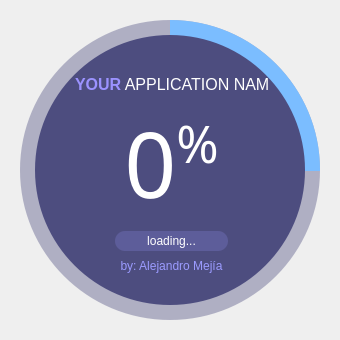
<?xml version="1.0" encoding="UTF-8"?>
<ui version="4.0">
 <class>SplashScreen</class>
 <widget class="QMainWindow" name="SplashScreen">
  <property name="geometry">
   <rect>
    <x>0</x>
    <y>0</y>
    <width>340</width>
    <height>340</height>
   </rect>
  </property>
  <property name="windowTitle">
   <string>MainWindow</string>
  </property>
  <widget class="QWidget" name="centralwidget">
   <widget class="QFrame" name="circularProgressBarBase">
    <property name="geometry">
     <rect>
      <x>10</x>
      <y>10</y>
      <width>320</width>
      <height>320</height>
     </rect>
    </property>
    <property name="frameShape">
     <enum>QFrame::NoFrame</enum>
    </property>
    <property name="frameShadow">
     <enum>QFrame::Raised</enum>
    </property>
    <widget class="QFrame" name="circularProgress">
     <property name="geometry">
      <rect>
       <x>10</x>
       <y>10</y>
       <width>300</width>
       <height>300</height>
      </rect>
     </property>
     <property name="styleSheet">
      <string notr="true">QFrame{
	border-radius:150px;
	background-color: qconicalgradient(cx:0.5, cy:0.5, angle:90, stop:0.749 rgba(255, 0, 127, 0), stop:0.75 rgba(123, 189, 255, 255));
}</string>
     </property>
     <property name="frameShape">
      <enum>QFrame::NoFrame</enum>
     </property>
     <property name="frameShadow">
      <enum>QFrame::Raised</enum>
     </property>
    </widget>
    <widget class="QFrame" name="circularBg">
     <property name="geometry">
      <rect>
       <x>10</x>
       <y>10</y>
       <width>300</width>
       <height>300</height>
      </rect>
     </property>
     <property name="styleSheet">
      <string notr="true">QFrame {
	border-radius:150px;
	background-color: rgba(77, 77, 127, 100);
}</string>
     </property>
     <property name="frameShape">
      <enum>QFrame::NoFrame</enum>
     </property>
     <property name="frameShadow">
      <enum>QFrame::Raised</enum>
     </property>
    </widget>
    <widget class="QFrame" name="container">
     <property name="geometry">
      <rect>
       <x>25</x>
       <y>25</y>
       <width>270</width>
       <height>270</height>
      </rect>
     </property>
     <property name="styleSheet">
      <string notr="true">QFrame {
	border-radius:135px;
	background-color: rgb(77, 77, 127);
}</string>
     </property>
     <property name="frameShape">
      <enum>QFrame::NoFrame</enum>
     </property>
     <property name="frameShadow">
      <enum>QFrame::Raised</enum>
     </property>
     <widget class="QWidget" name="">
      <property name="geometry">
       <rect>
        <x>40</x>
        <y>40</y>
        <width>193</width>
        <height>201</height>
       </rect>
      </property>
      <layout class="QVBoxLayout" name="verticalLayout">
       <item>
        <widget class="QLabel" name="labelTitle">
         <property name="font">
          <font>
           <pointsize>12</pointsize>
          </font>
         </property>
         <property name="styleSheet">
          <string notr="true">background-color:none;
color: #FFFFFF;</string>
         </property>
         <property name="text">
          <string>&lt;html&gt;&lt;head/&gt;&lt;body&gt;&lt;p&gt;&lt;span style=&quot; font-weight:700; color:#9b92ff;&quot;&gt;YOUR&lt;/span&gt;&lt;span style=&quot; font-weight:700;&quot;/&gt; APPLICATION NAME&lt;/p&gt;&lt;/body&gt;&lt;/html&gt;</string>
         </property>
         <property name="alignment">
          <set>Qt::AlignCenter</set>
         </property>
        </widget>
       </item>
       <item>
        <widget class="QLabel" name="labelPercentage">
         <property name="font">
          <font>
           <family>Yu Gothic</family>
           <pointsize>68</pointsize>
          </font>
         </property>
         <property name="styleSheet">
          <string notr="true">background-color:none;
color: #FFFFFF;</string>
         </property>
         <property name="text">
          <string>&lt;p&gt;&lt;span style=&quot; font-size:68pt;&quot;&gt;0&lt;/span&gt;&lt;span style=&quot; font-size:58pt; vertical-align:super;&quot;&gt;%&lt;/span&gt;&lt;/p&gt;</string>
         </property>
         <property name="alignment">
          <set>Qt::AlignCenter</set>
         </property>
        </widget>
       </item>
       <item>
        <widget class="QLabel" name="labelLoadingInfo">
         <property name="minimumSize">
          <size>
           <width>0</width>
           <height>20</height>
          </size>
         </property>
         <property name="maximumSize">
          <size>
           <width>16777215</width>
           <height>20</height>
          </size>
         </property>
         <property name="font">
          <font>
           <pointsize>9</pointsize>
          </font>
         </property>
         <property name="styleSheet">
          <string notr="true">QLabel {
	border-radius:10px;
	color:#FFFFFF;
	background-color: rgb(93, 93, 154);
	margin-left:40px;
	margin-right:40px;
}</string>
         </property>
         <property name="text">
          <string>loading...</string>
         </property>
         <property name="alignment">
          <set>Qt::AlignCenter</set>
         </property>
        </widget>
       </item>
       <item>
        <widget class="QLabel" name="labelCredits">
         <property name="font">
          <font>
           <pointsize>9</pointsize>
          </font>
         </property>
         <property name="styleSheet">
          <string notr="true">background-color:none;
color: rgb(155, 155, 255);</string>
         </property>
         <property name="text">
          <string>&lt;html&gt;&lt;head/&gt;&lt;body&gt;&lt;p&gt;by: Alejandro Mejía&lt;/p&gt;&lt;/body&gt;&lt;/html&gt;</string>
         </property>
         <property name="alignment">
          <set>Qt::AlignCenter</set>
         </property>
        </widget>
       </item>
      </layout>
     </widget>
    </widget>
    <zorder>circularBg</zorder>
    <zorder>circularProgress</zorder>
    <zorder>container</zorder>
   </widget>
  </widget>
 </widget>
 <resources/>
 <connections/>
</ui>
